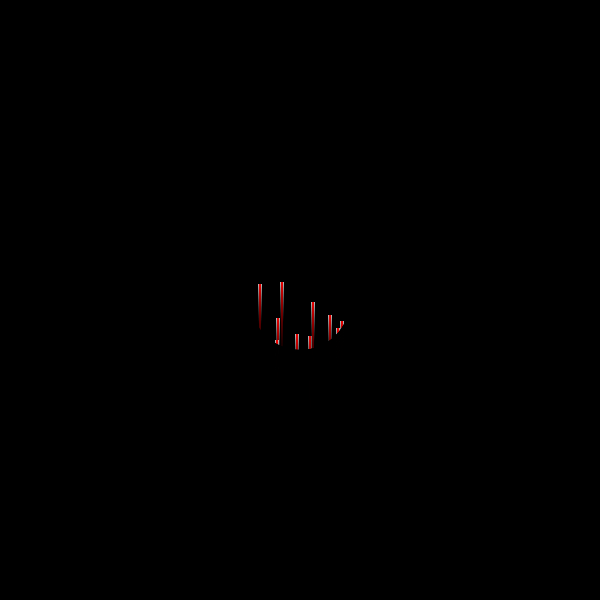
Frame 1 (no input)
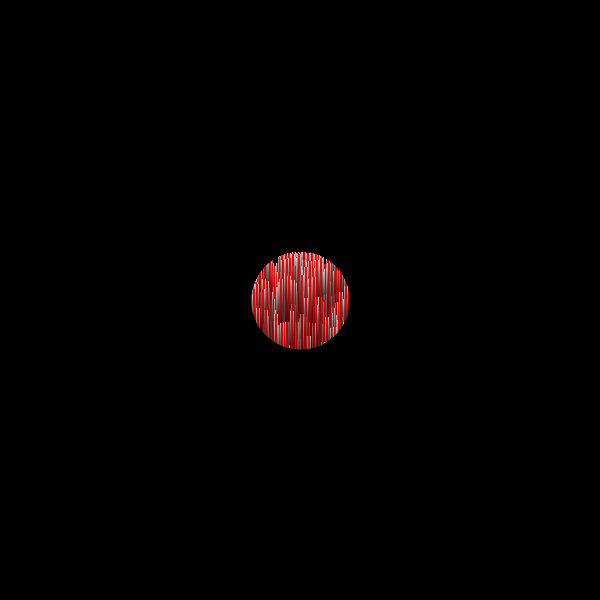
Frame 60 (the mouse pressed at the canvas centre just before this capture)
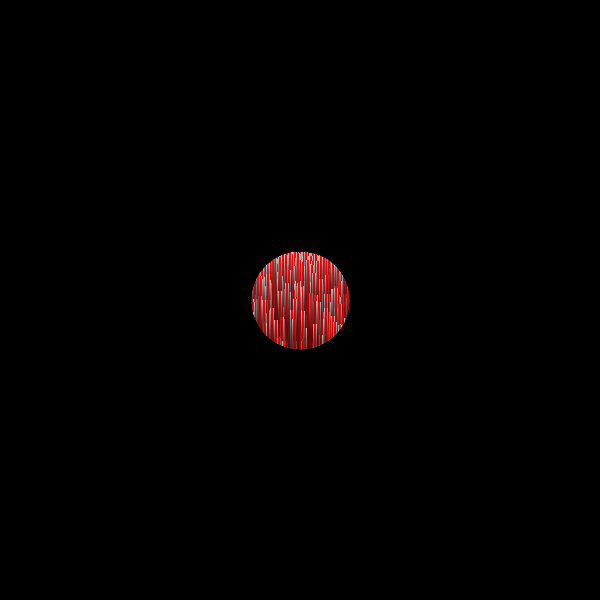
Frame 120 (the mouse held since frame 60 and released just before this capture)

The Processing sketch that drew these frames (run headless with seeded random() and noise(); from frame 60 on, the mouse is pressed at the canvas centre):

// Processing sketch: eye
// ── eye.pde
void setup(){
  size(600,600);
  background(0);
}

void draw(){
  //scale(2);
  //translate(-150,-150);
  for(int i=0;i<10;i++){
    float x = (float)(Math.floor(Math.random()*100))+250; 
    float y = (float)(Math.floor(Math.random()*100))+250;
    for(float j=0;j<255;j+=0.5){
      //stroke(255,0,0,255-(j*5));
      stroke(255-(j*3),0,0,255-(j*3));
      point(x,y+j);
      point(x+1,y+j);
      //stroke(255,255,255,255-(j*5));
      stroke(200-(j*5),200-(j*5),200-(j*5),255-(j*5));
      point(x-1,y+j);
      point(x+2,y+j);
    }
  }
  for(float i=0;i<200;i+=0.5){
    noFill();
    stroke(0);
    ellipse(300,300,100+i,100+i);
  }
  //stop();
}
